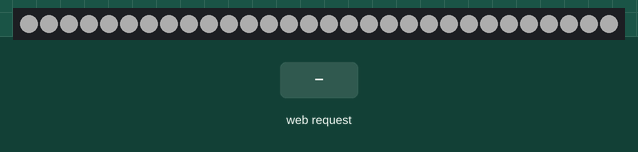
This program was run on a simulated ESP8266 (NodeMCU). Shown: 30 RGB LEDs in strip order, left to right. Inputs (shaded band) come from the test bench. Dim RGB values are drawn brighter than linear; WiFi joins after 1.5 s; servers stay silent unless stated; what the program prints to the serial monitor is not drawn.

Above: at 2.72 s.
2.8 s: HTTP request GET /bpm?bpm=1 received
4.3 s: HTTP request GET /bpm?bpm=120 received
At 7.2 s:
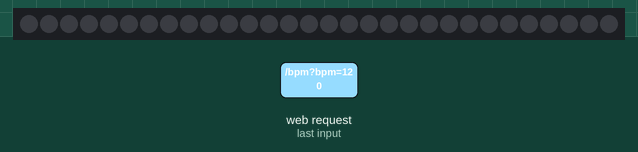
7.3 s: HTTP request GET /bpm?bpm=0 received
Timing chart, 0 to 10.3 s (numbered marks = the images above; inputs shaded):
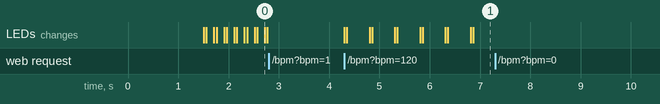

The program:

main.cpp
```cpp
#include <ESP8266WiFi.h> // Use <WiFi.h> para ESP32
#include <ESP8266WebServer.h> // Use <WebServer.h> para ESP32
#include <FastLED.h>

#define LED_PIN 5
#define NUM_LEDS 30
CRGB leds[NUM_LEDS];
#define BRIGHTNESS 50

const char* ssid = "R2D2_2G";
const char* password = "9090909090";

ESP8266WebServer server(80); // Use WebServer para ESP32
int bpm = 300;
unsigned long lastBeat = 0;

void handleBPM() {
  if (server.hasArg("bpm")) {
      bpm = server.arg("bpm").toInt();
      Serial.print("BPM atualizado: ");
      Serial.println(bpm);
      server.send(200, "text/plain", "OK");
  }
  else {
    server.send(400, "text/plain", "Missing bpm");
  }
}

void setup() {
  Serial.begin(9600);
  FastLED.addLeds<WS2812, LED_PIN, GRB>(leds, NUM_LEDS);
  FastLED.setBrightness( BRIGHTNESS );
  fill_solid(leds, NUM_LEDS, CRGB::Black); // Inicializa todos os LEDs apagados
  FastLED.show();

  WiFi.begin(ssid, password);
  Serial.print("Conectando WiFi");
  while (WiFi.status() != WL_CONNECTED) {
    delay(500);
    Serial.print(".");
  }
  Serial.println("\nWiFi conectado!");
  Serial.println(WiFi.localIP());

  server.on("/bpm", handleBPM);
  server.begin();
}

bool ledOn = false;
unsigned long pulseStart = 0;

void loop() {
  server.handleClient();

  if (bpm > 0) {
    unsigned long interval = 60000 / bpm;
    unsigned long pulseDuration = 50; // ms

    if (!ledOn && millis() - lastBeat > interval) {
      FastLED.clear();
      fill_solid(leds, NUM_LEDS, CRGB::White);
      FastLED.show();
      ledOn = true;
      pulseStart = millis();
      lastBeat = millis();
    }

    if (ledOn && millis() - pulseStart > pulseDuration) {
      FastLED.clear();
      FastLED.show();
      ledOn = false;
    }
  } else {
    FastLED.clear();
    FastLED.show();
    ledOn = false;
  }
}
```

Measured:
- after the input at 2.8 s, every drawn part: stays the same
- after the input at 7.3 s, every drawn part: stays the same
